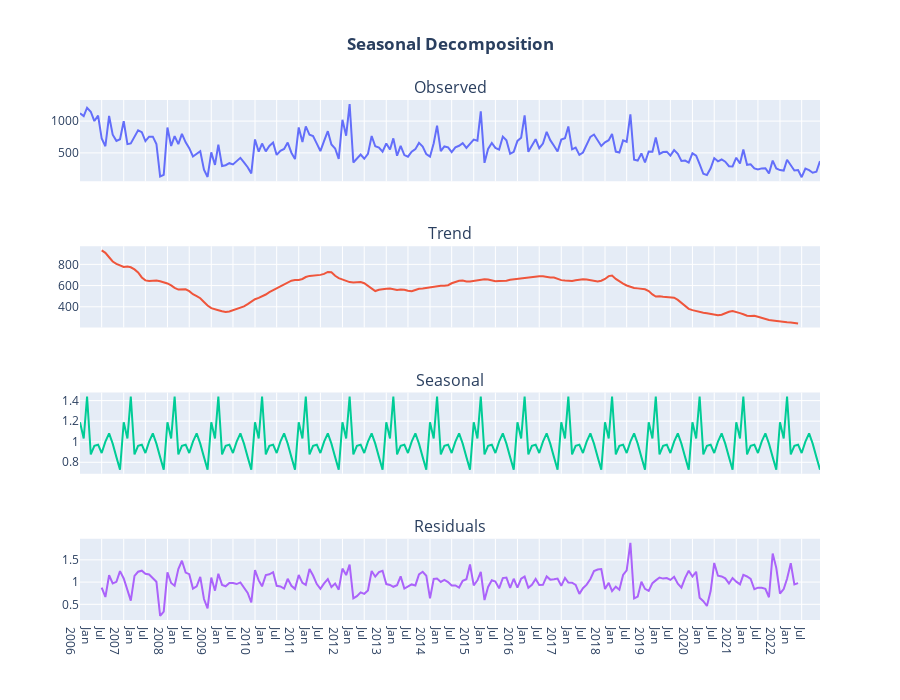

The notebook cell saved with this chart:
### Markdown cell above
### Time series decomposition 

We separate a time series into its components: trend, seasonality, and residuals. The trend represents the slow-moving changes in a time series. It is responsible for making the series gradually increase or decrease over time. The seasonality component represents the seasonal pattern in the series. The cycles occur repeatedly over a fixed period of time. The residuals represent the behavior that cannot be explained by the trend and seasonality components. They correspond to random errors, also termed white noise.

### Code cell
from plotly.subplots import make_subplots
from statsmodels.tsa.seasonal import DecomposeResult, seasonal_decompose

def plot_seasonal_decompose(result:DecomposeResult, dates:pd.Series=None, title:str="Seasonal Decomposition"):
    x_values = dates
    return (
        make_subplots(
            rows=4,
            cols=1,
            shared_xaxes=True,
            subplot_titles=["Observed", "Trend", "Seasonal", "Residuals"],
        )
        .add_trace(go.Scatter(x=x_values, y=result.observed, mode="lines", name='Observed'), row=1, col=1,)
        .add_trace(go.Scatter(x=x_values, y=result.trend, mode="lines", name='Trend'), row=2, col=1,)
        .add_trace(go.Scatter(x=x_values, y=result.seasonal, mode="lines", name='Seasonal'), row=3, col=1,)
        .add_trace(go.Scatter(x=x_values, y=result.resid, mode="lines", name='Residual'), row=4, col=1,)
        .update_layout(height=700, title=f'<b>{title}</b>', margin={'t':100}, title_x=0.5, showlegend=False)
        .update_xaxes(dtick="M6",tickformat="%b\n%Y")        
    )

decomposition = seasonal_decompose(df['Orders'], model='multiplicative', period=12)
fig = plot_seasonal_decompose(decomposition, dates=df.index)
fig.show()

### Figure 1 — Plotly figure (JSON) as saved in the notebook; plotly's stock layout.template omitted (floating-point values rounded to 4 significant figures; data arrays with more than 128 entries replaced by an {"elided": "..."} marker saying what was removed)
{"data": [{"mode": "lines", "name": "Observed", "type": "scatter", "x": {"elided": "204 str values"}, "xaxis": "x", "y": {"elided": "204 int values"}, "yaxis": "y"}, {"mode": "lines", "name": "Trend", "type": "scatter", "x": {"elided": "204 str values"}, "xaxis": "x2", "y": {"elided": "204 float values"}, "yaxis": "y2"}, {"mode": "lines", "name": "Seasonal", "type": "scatter", "x": {"elided": "204 str values"}, "xaxis": "x3", "y": {"elided": "204 float values"}, "yaxis": "y3"}, {"mode": "lines", "name": "Residual", "type": "scatter", "x": {"elided": "204 str values"}, "xaxis": "x4", "y": {"elided": "204 float values"}, "yaxis": "y4"}], "layout": {"annotations": [{"font": {"size": 16}, "showarrow": false, "text": "Observed", "x": 0.5, "xanchor": "center", "xref": "paper", "y": 1, "yanchor": "bottom", "yref": "paper"}, {"font": {"size": 16}, "showarrow": false, "text": "Trend", "x": 0.5, "xanchor": "center", "xref": "paper", "y": 0.7188, "yanchor": "bottom", "yref": "paper"}, {"font": {"size": 16}, "showarrow": false, "text": "Seasonal", "x": 0.5, "xanchor": "center", "xref": "paper", "y": 0.4375, "yanchor": "bottom", "yref": "paper"}, {"font": {"size": 16}, "showarrow": false, "text": "Residuals", "x": 0.5, "xanchor": "center", "xref": "paper", "y": 0.1562, "yanchor": "bottom", "yref": "paper"}], "height": 700, "margin": {"t": 100}, "showlegend": false, "title": {"text": "<b>Seasonal Decomposition</b>", "x": 0.5}, "xaxis": {"anchor": "y", "domain": [0, 1], "dtick": "M6", "matches": "x4", "showticklabels": false, "tickformat": "%b\n%Y"}, "xaxis2": {"anchor": "y2", "domain": [0, 1], "dtick": "M6", "matches": "x4", "showticklabels": false, "tickformat": "%b\n%Y"}, "xaxis3": {"anchor": "y3", "domain": [0, 1], "dtick": "M6", "matches": "x4", "showticklabels": false, "tickformat": "%b\n%Y"}, "xaxis4": {"anchor": "y4", "domain": [0, 1], "dtick": "M6", "tickformat": "%b\n%Y"}, "yaxis": {"anchor": "x", "domain": [0.8438, 1]}, "yaxis2": {"anchor": "x2", "domain": [0.5625, 0.7188]}, "yaxis3": {"anchor": "x3", "domain": [0.2812, 0.4375]}, "yaxis4": {"anchor": "x4", "domain": [0, 0.1562]}}}
